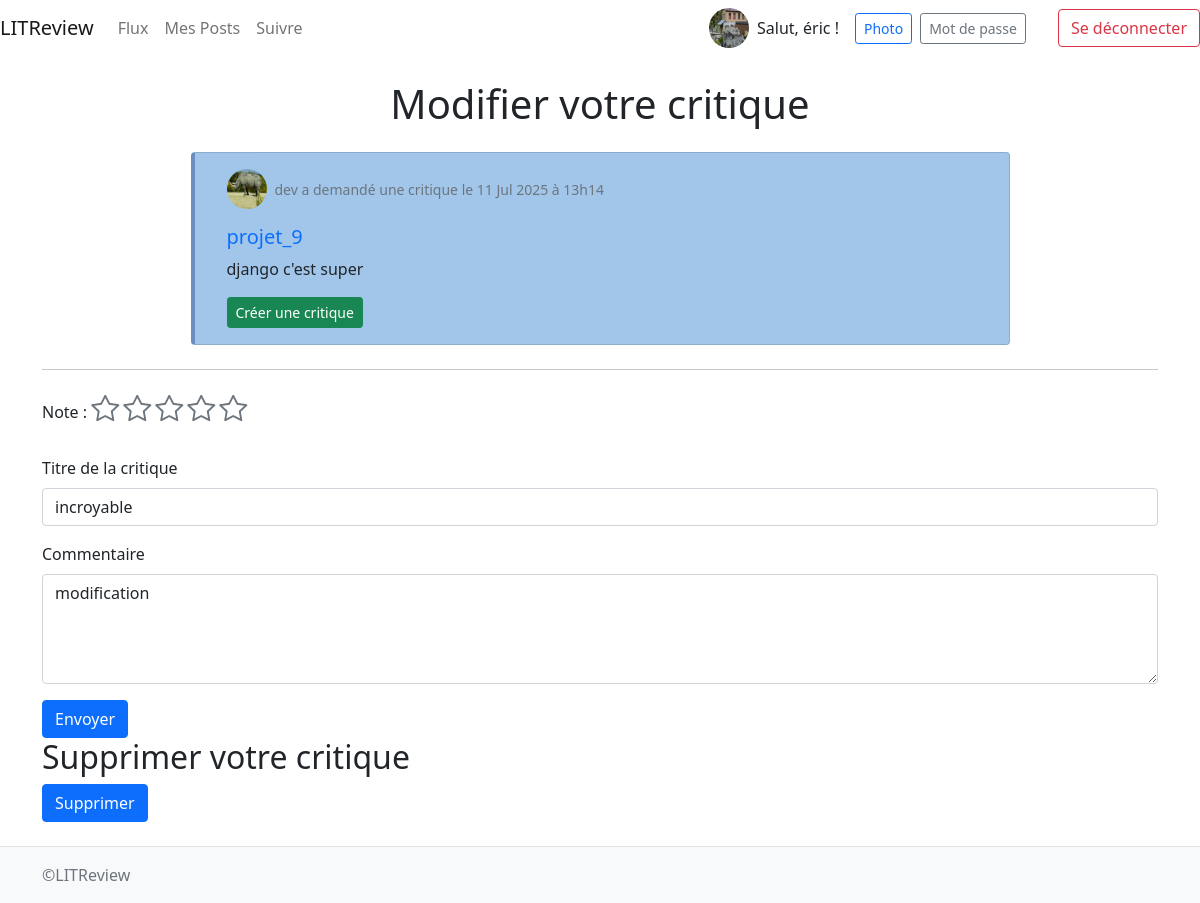
Page /edit/review/5 (signed in) on the committed database.
### authentication/models.py (models this page shows)
class User(AbstractUser):
    profile_photo = models.ImageField(verbose_name='Photo de profil')
    follows = models.ManyToManyField(
        'self',
        symmetrical=False,
        verbose_name='suit',
        related_name='followers'
    )
    blocked = models.ManyToManyField(
        'self',
        symmetrical=False,
        related_name='blocked_by',
        blank=True,
        verbose_name='bloqué',
    )

### blog/models.py (models this page shows, shortened)
class Ticket(models.Model):
    title = models.CharField(max_length=128)
    description = models.CharField(max_length=2048, blank=True)
    user = models.ForeignKey(settings.AUTH_USER_MODEL, on_delete=models.CASCADE)
    image = models.ImageField(blank=True, null=True)
    time_created = models.DateTimeField(auto_now_add=True)
    update_at = models.DateTimeField(auto_now=True)
    IMAGE_MAX_SIZE = (800, 800)

class Review(models.Model):
    ticket = models.ForeignKey(to=Ticket, on_delete=models.CASCADE)
    RATING_CHOICES = [(i, f"{i} étoile{'s' if i>1 else ''}") for i in range(1, 6)]
    rating = models.PositiveSmallIntegerField(
        choices=RATING_CHOICES,
        default=3,
        validators=[MinValueValidator(1), MaxValueValidator(5)])
    headline = models.CharField(max_length=128)
    body = models.CharField(max_length=8192, blank=True)
    user = models.ForeignKey(
        to=settings.AUTH_USER_MODEL, on_delete=models.CASCADE)
    time_created = models.DateTimeField(auto_now_add=True)
    update_at = models.DateTimeField(auto_now=True)

### blog/views.py (the view, shortened to what this page needs)
# urls.py: path('edit/review/<int:review_id>', blog.views.edit_review, name='edit_review'),
@login_required
def edit_review(request, review_id):
    review = get_object_or_404(models.Review, id=review_id)
    review_form = forms.ReviewForm(instance=review)
    delete_form = forms.DeleteReviewForm()
    context={
        'review_form':review_form,
        'review': review,
        'delete_form': delete_form
    }
    return render(request, 'blog/edit_review.html', context=context)

### blog/forms.py
class ReviewForm(forms.ModelForm):
    edit_review = forms.BooleanField(
        widget=forms.HiddenInput,
        initial=True
        )
    class Meta:
        model = models.Review
        fields = ['headline', 'rating', 'body']
        labels = {
            'headline': 'Titre de la critique',
            'rating': 'Note',
            'body': 'Commentaire'
        }
        widgets = {
            'headline':forms.TextInput(
                attrs={
                    'class': 'form-control',
                }
            ),
            'rating': forms.RadioSelect(
                attrs={'class': 'star-rating'}),
            'body': forms.Textarea(attrs={
                'class': 'form-control',
                'rows': 7,
            }),
        }

class DeleteReviewForm(forms.Form):
    delete_review = forms.BooleanField(
        widget=forms.HiddenInput,
        initial=True
        )

### blog/templatetags/blog_extras.py (called while the page is built, shortened)
@register.simple_tag(takes_context=True)
def get_poster_display(context, user):
    if user == context['user']:
        return 'vous avez'
    return user.username + ' a'

@register.simple_tag
def get_posted_at_display(posted_at):
    seconds_ago = (timezone.now() - posted_at).total_seconds()
    if seconds_ago <= HOUR:
        return f'il y a {int(seconds_ago // MINUTE)} minutes'
    if seconds_ago <= DAY:
        return f'il y a {int(seconds_ago // HOUR)} heures.'
    return f'le {posted_at.strftime("%d %b %Y à %Hh%M")}'

@register.simple_tag
def get_updated_at_display(created_at, updated_at):
    if not updated_at:
        return ''
    if updated_at - created_at < timedelta(seconds=1):
        return ''

@register.filter
def is_reviewed_by(ticket, user):
    return ticket.review_set.filter(user=user).exists()

### blog/templates/blog/edit_review.html (shortened to what this page needs)
{% extends 'base.html' %}
{% block content %}
<h1 class="mb-4 text-center">Modifier votre critique</h1>
<div class="container">
  <div class="w-75 mx-auto">
    {% include 'blog/partials/ticket_snippet.html' with ticket=review.ticket %}
  </div>
</div>
<hr>
  <form method="post">
    {% include 'blog/partials/edit_review.html' with form=review_form %}
   <button type="submit" class="btn btn-primary">Envoyer</button>
  </form>
<h2>Supprimer votre critique</h2>
<form action=""method="post">
  <button class="btn btn-primary" type="submit">Supprimer</button>
</form>
{% endblock content %}

### templates/base.html (shortened to what this page needs)
{% load static %}
<!DOCTYPE html>
<html lang="fr">
<head>
  <link rel="stylesheet" href="https://cdn.jsdelivr.net/npm/bootstrap-icons@1.10.5/font/bootstrap-icons.css">
  <link href="https://cdn.jsdelivr.net/npm/bootstrap@5.0.2/dist/css/bootstrap.min.css"
        rel="stylesheet"
>
  <link rel="stylesheet" href="{% static 'styles.css' %}">
</head>
<body class="d-flex flex-column min-vh-100">
  <nav class="navbar navbar-expand-lg navbar-light bg-light>
    <div class="container-fluid">
      <a class="navbar-brand" href="{% url 'home' %}">LITReview</a>
      <div class="collapse navbar-collapse" id="mainNavbar">
        {% if user.is_authenticated %}
          <ul class="navbar-nav me-auto mb-2 mb-lg-0">
            <li class="nav-item">
              <a class="nav-link" href="{% url 'home' %}">Flux</a>
            </li>
            <li class="nav-item">
              <a class="nav-link" href="{% url 'posts' %}">Mes Posts</a>
            </li>
            <li class="nav-item">
              <a class="nav-link" href="{% url 'follow_users' %}">Suivre</a>
            </li>
          </ul>
          <div class="d-flex align-items-center me-3">
            {% if user.profile_photo %}
              <img src="{{ user.profile_photo.url }}" alt="Avatar" class="rounded-circle me-2" width="40" height="40">
            {% else %}
              <img src="{% static 'images/default_profile.png' %}" alt="Avatar" class="rounded-circle me-2" width="40" height="40">
            {% endif %}
            <span class="me-3">Salut, {{ user.username }} !</span>
            <a href="{% url 'profile_photo_upload' %}"
               class="btn btn-sm btn-outline-primary me-2" title="Changer la photo">Photo</a>
            <a href="{% url 'password_change' %}"
               class="btn btn-sm btn-outline-secondary me-3" title="Changer le mot de passe">Mot de passe</a>
          </div>
          <form class="d-flex" action="{% url 'logout' %}" method="post">
            <button class="btn btn-outline-danger" type="submit">Se déconnecter</button>
          </form>
        {% endif %}
      </div>
  </nav>
  <main class="flex-fill container py-4">
    {% block content %}{% endblock %}
  </main>
  <footer class="bg-light text-center text-lg-start mt-auto py-3 border-top">
    <div class="container d-flex flex-column flex-lg-row align-items-center justify-content-between">
        <span class="text-muted">©LITReview</span>
    </div>
  </footer>
</body>
</html>

### blog/templates/blog/partials/ticket_snippet.html (shortened to what this page needs)
{% load static %}
{% load blog_extras %}
<div class="card bg-ticket mb-4">
  <div class="card-body">
    <div class="d-flex align-items-center mb-3">
      {% if ticket.user.profile_photo %}
        <img src="{{ ticket.user.profile_photo.url }}" alt="Avatar"
             class="rounded-circle me-2" width="40" height="40">
      {% else %}
        <img src="{% static 'images/default_profile.png' %}" alt="Avatar"
             class="rounded-circle me-2" width="40" height="40">
      {% endif %}
      <small class="text-muted">
        {% get_poster_display ticket.user %}  demandé une critique
        {% get_posted_at_display ticket.time_created as posted_msg %}
        {{ posted_msg }}
      </small>
    </div>
    <a href="{% url 'view-ticket' ticket.id %}" class="text-decoration-none">
      <h5 class="card-title">{{ ticket.title }}</h5>
    </a>
    <p class="card-text">{{ ticket.description }}</p>
    <div class="mt-3">
      {% if not ticket|is_reviewed_by:user %}
        <a href="{% url 'create-review' ticket.id %}"
           class="btn btn-sm btn-success">
          Créer une critique
        </a>
      {% endif %}
    </div>
  </div>
</div>

### blog/templates/blog/partials/edit_review.html (shortened to what this page needs)
{% load static %}
{% load blog_extras %}
    <div class="mb-4">
      <label class="form-label">Note :</label>
      <div id="star-wrapper"
           class="d-inline-flex align-items-center flex-row-reverse">
        {% for value,label in form.rating.field.choices reversed %}
          <label for="star{{ value }}" class="me-1" style="cursor:pointer;">
            <i class="bi bi-star fs-3 text-secondary"></i>
          </label>
        {% endfor %}
      </div>
    </div>
    <div class="mb-3">
      <label for="{{ form.headline.id_for_label }}" class="form-label">
        {{ form.headline.label }}
      </label>
      <input
        type="text"
        name="{{ form.headline.html_name }}"
        id="{{ form.headline.id_for_label }}"
        class="form-control{% if form.headline.errors %} is-invalid{% endif %}"
        value="{{ form.headline.value|default_if_none:'' }}"
      >
    </div>
    <div class="mb-3">
      <label for="{{ form.body.id_for_label }}" class="form-label">
        {{ form.body.label }}
      </label>
      <textarea
        name="{{ form.body.html_name }}"
        id="{{ form.body.id_for_label }}"
        class="form-control{% if form.body.errors %} is-invalid{% endif %}"
        rows="4"
      >{{ form.body.value|default_if_none:'' }}</textarea>
    </div>

### static/styles.css (style rules this page uses)
#star-wrapper i { transition: color .2s; }
.bg-ticket { background-color: #A1C6EA; border-left: 4px solid #6C8EBF; position: relative; padding-left: 1rem; }

### rows in the picture
User: profile_photo (picture), username "éric"
Ticket: user.profile_photo (picture), user.username "dev a", title "projet_9", description "django c'est super"
Review: headline "incroyable", body "modification"

### other values in the picture
{{ posted_msg }} "le 11 Jul 2025 à 13h14"
